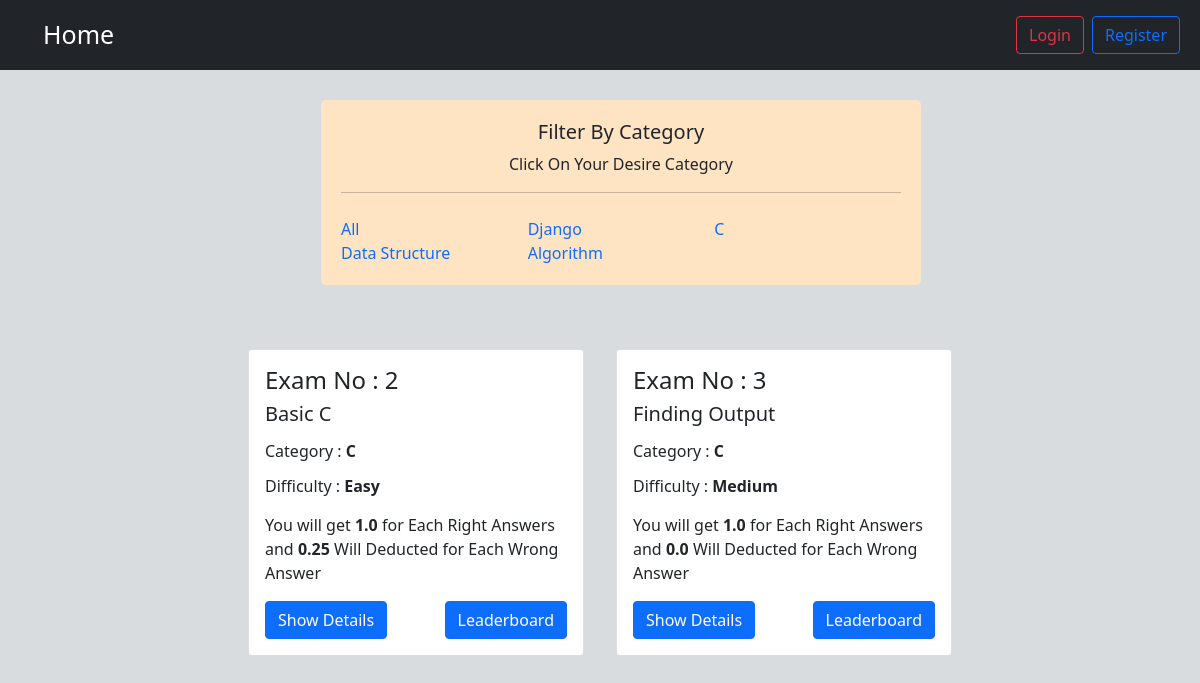
The page /quizes/category/c/ on the database its author committed.
### category/models.py (models this page shows)
class Category(models.Model):
    name = models.CharField(max_length=25)
    slug = models.SlugField(max_length=225, unique=True, blank=True, null=True)
    def __str__(self):
        return self.name

### quizes/models.py (models this page shows, shortened)
class Quiz(models.Model):
    category = models.ForeignKey(
        Category, on_delete=models.CASCADE, blank=True, null=True
    )
    topic = models.CharField(max_length=200)
    number_of_Questions = models.IntegerField()
    marks_per_right_answer = models.FloatField(blank=True, null=True)
    deduct_marks_per_wrong_answer = models.FloatField(blank=True, null=True)
    time = models.IntegerField(help_text="duration in minute")
    required_to_pass = models.IntegerField(help_text="Percent marks to need pass")
    difficulty = models.ForeignKey(Difficulty, on_delete=models.CASCADE)
    class Meta:
        verbose_name_plural = "Quizes"

### difficulty/models.py (models this page shows)
class Difficulty(models.Model):
    name = models.CharField(max_length=25)
    slug = models.SlugField(max_length=225, unique=True, blank=True, null=True)
    def __str__(self):
        return self.name

### quizes/views.py (the view)
# urls.py: path("", QuizList, name="quiz"),
def QuizList(request, category_slug=None):
    object_list = Quiz.objects.all()
    if category_slug is not None:
        category = Category.objects.get(slug=category_slug)
        object_list = Quiz.objects.filter(category=category)
    category = Category.objects.all()
    return render(
        request, "main.html", {"object_list": object_list, "category": category}
    )

### quizes/templates/main.html (shortened to what this page needs)
{% extends "base.html" %} <br />
{%load static%} {%block script%}
<link rel="stylesheet" href="{% static 'quizes/main.css' %}" />
{%endblock%} {%block style%} {%endblock%} {% block content %}
<div class="filter_container">
  <div class="cat_filter">
    <h5 class="text-center">Filter By Category</h5>
    <p class="text-center">Click On Your Desire Category</p>
    <hr>
    <div class="category d-flex flex-wrap mt-4">
      <a href="{%url "quiz"%}" class="text-decoration-none col-sm-4">All</a>
      {%for cat in category%}
         <div class="col-sm-4">
          <a class="text-decoration-none" href="{%url "cat_wise_post" cat.slug %}">{{cat.name}}</a>
         </div>
      {%endfor%}
    </div>
  </div>
</div>
<div class="quiz_container px-5 d-flex">
  <div class="quizes">
    <div class="d-flex flex-wrap justify-content-center mt-5">
      {%for obj in object_list%}
      <div class="col-sm-4 mt-3">
        <div class="card mx-3 mb-3">
          <div class="card-body">
            <h4>Exam No : {{obj.id}}</h4>
            <h5 class="card-title mb-3">{{obj.topic}}</h5>
            <div class="">
              <h6 class="mb-3">Category : <b>{{obj.category.name}}</b></h6>
              <h6 class="mb-3">Difficulty : <b>{{obj.difficulty.name}}</b></h6>
            </div>
            <p>
              You will get <b>{{obj.marks_per_right_answer}}</b> for Each Right
              Answers and <b>{{obj.deduct_marks_per_wrong_answer}}</b> Will
              Deducted for Each Wrong Answer
            </p>
            <div class="d-flex justify-content-between">
              <a
              href="#"
              class="btn btn-primary modal-button"
              data-pk="{{obj.pk}}"
              data-quiz="{{obj.category}}"
              data-questions="{{obj.number_of_Questions}}"
              data-difficulty="{{obj.difficulty}}"
              data-time="{{obj.time}}"
              data-pass="{{obj.required_to_pass}}"
              data-bs-toggle="modal"
              data-bs-target="#quizStartModal"
              >Show Details</a
            >
            <a
            href="{%url "lead_view" obj.id%}"
            class="btn btn-primary"
            data-pk="{{obj.pk}}"
            >Leaderboard</a>
            </div>
          </div>
        </div>
      </div>
      {%endfor%}
    </div>
  </div>
</div>
{%endblock%}

### static/css/base.css (style rules this page uses)
.body { background-color: #D9DCDE; }

### quizes/static/quizes/main.css (style rules this page uses)
.filter_container { display: flex; justify-content: space-around; }
.cat_filter { margin-top: 30px; margin-left: 72px; margin-right: 30px; padding: 20px; width: 50%; background-color: bisque; border-radius: 5px; }

### rows shown on the page
Category: name "Django"
Category: name "C"
Category: name "Data Structure"
Category: name "Algorithm"
Quiz: id "2", topic "Basic C", category.name "C", difficulty.name "Easy", marks_per_right_answer "1.0", deduct_marks_per_wrong_answer "0.25"
Quiz: id "3", topic "Finding Output", category.name "C", difficulty.name "Medium", marks_per_right_answer "1.0", deduct_marks_per_wrong_answer "0.0"
